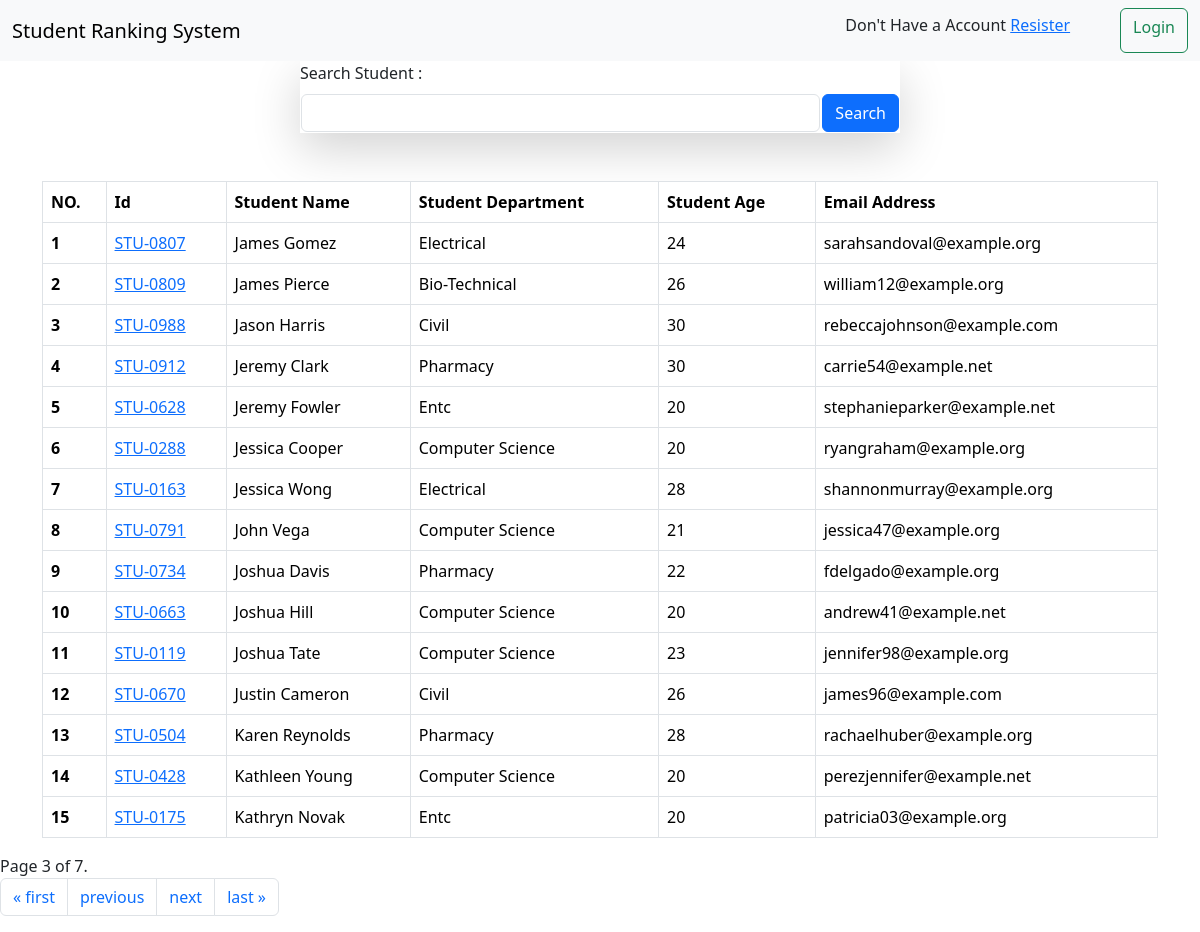
/?page=3, run on the app's committed database.
### student/models.py (models this page shows, shortened)
class Student(models.Model):  # Added missing inheritance
    department = models.ForeignKey(Department, related_name="depart", on_delete=models.CASCADE)
    student_id = models.OneToOneField(StudentID, related_name="studentid", on_delete=models.CASCADE)  # Fixed on_delete
    student_name = models.CharField(max_length=100)
    student_email = models.EmailField(unique=True)  # Fixed spelling
    student_age = models.IntegerField(default=18)
    student_address = models.CharField(max_length=100)
    class Meta:
        ordering = ['student_name']
        verbose_name = "student"  # Fixed incorrect tuple format

class StudentID(models.Model):
    student_id = models.CharField(max_length=100, unique=True)
    def __str__(self) -> str:
        return self.student_id

class Department(models.Model):
    department = models.CharField(max_length=100)
    def __str__(self) -> str:
        return self.department
    class Meta:
        ordering = ['department']

### student/views.py (the view)
# urls.py: path('', students,),
def students(request):
    queryset=  Student.objects.all()
    if request.GET.get('s-student'):
        query = request.GET.get('s-student')
        queryset= queryset.filter(Q(student_name__icontains=query) | Q(student_age__icontains=query) |
        Q(student_email__icontains=query)| Q(department__department__icontains=query))
    paginator = Paginator(queryset, 15)  # Show 25 contacts per page.
    query = request.GET.get('s-page', '')
    page_number = request.GET.get("page", query)
    page_obj = paginator.get_page(page_number)
    context = {"queryset": page_obj}  # Pass the students queryset, not query string
    return render(request, 'report/student.html', context)

### student/templates/report/student.html
{% extends 'base.html' %}
{% block head %}
    <div mx-auto col-6>
      <form class="col-6 mx-auto shadow-lg"  method="GET"   >
         <div class="mb-3 mt-0">
          <table>
            <tr>
            <label for="exampleInputEmail1" class="form-label">Search Student :</label>
            <th><input  style="margin-right: 300px;" type="text" class="form-control" name="s-student"></th>
            <th><button search="s-student" class="btn btn-primary">Search</button ></th>
            </tr>
            </table>
         </div>
      </form>
    </div>
    <div class="container mt-5">
    <table class="table table-bordered">
      <thead>
        <tr>
          <th scope="col">NO. </th>
          <th scope="col">Id </th>
          <th scope="col">Student Name</th>
          <th scope="col">Student Department</th>
          <th scope="col">Student Age</th>
          <th scope="col">Email Address</th>
        </tr>
      </thead>
      <tbody>
        {% for student in queryset %}
        <tr>
          <th>{{ forloop.counter }}</th>
          <td>
             <a href="{% url 'see_marks' student.student_id  %}">{{ student.student_id }} </a>
         </td>
          <td>{{ student.student_name }} </td>
          <td> {{ student.department }}</td>
          <td>{{ student.student_age }} </td>
          <td>{{ student.student_email }} </td>
        </tr>
        {% endfor %}
      </tbody>
    </table>
  </div>
    <nav aria-label="...">
      <span class="current">
        Page {{ queryset.number }} of {{ queryset.paginator.num_pages }}.
    </span>
        <ul class="pagination">
            {% if queryset.has_previous %}
              <li  class="page-item "> <a class="page-link" href="?page=1">&laquo; first</a></li>
              <li class="page-item "> <a class="page-link" href="?page={{ queryset.previous_page_number }}">previous</a>
            {% endif %}
            {% if queryset.has_next %}
                <li class="page-item "><a class="page-link"   href="?page={{ queryset.next_page_number }}">next</a></li>
                <li class="page-item "><a  class="page-link"  href="?page={{ queryset.paginator.num_pages }}">last &raquo;</a></li>
            {% endif %}
        </ul>
    </nav>
    {% endblock %}

### data on the page
Student: student_id "STU-0807", student_name "James Gomez", department "Electrical", student_age "24", student_email "sarahsandoval@example.org"
Student: student_id "STU-0809", student_name "James Pierce", department "Bio-Technical", student_age "26", student_email "william12@example.org"
Student: student_id "STU-0988", student_name "Jason Harris", department "Civil", student_age "30", student_email "rebeccajohnson@example.com"
Student: student_id "STU-0912", student_name "Jeremy Clark", department "Pharmacy", student_age "30", student_email "carrie54@example.net"
Student: student_id "STU-0628", student_name "Jeremy Fowler", department "Entc", student_age "20", student_email "stephanieparker@example.net"
Student: student_id "STU-0288", student_name "Jessica Cooper", department "Computer Science", student_age "20", student_email "ryangraham@example.org"
Student: student_id "STU-0163", student_name "Jessica Wong", department "Electrical", student_age "28", student_email "shannonmurray@example.org"
Student: student_id "STU-0791", student_name "John Vega", department "Computer Science", student_age "21", student_email "jessica47@example.org"
Student: student_id "STU-0734", student_name "Joshua Davis", department "Pharmacy", student_age "22", student_email "fdelgado@example.org"
Student: student_id "STU-0663", student_name "Joshua Hill", department "Computer Science", student_age "20", student_email "andrew41@example.net"
Student: student_id "STU-0119", student_name "Joshua Tate", department "Computer Science", student_age "23", student_email "jennifer98@example.org"
Student: student_id "STU-0670", student_name "Justin Cameron", department "Civil", student_age "26", student_email "james96@example.com"
Student: student_id "STU-0504", student_name "Karen Reynolds", department "Pharmacy", student_age "28", student_email "rachaelhuber@example.org"
Student: student_id "STU-0428", student_name "Kathleen Young", department "Computer Science", student_age "20", student_email "perezjennifer@example.net"
Student: student_id "STU-0175", student_name "Kathryn Novak", department "Entc", student_age "20", student_email "patricia03@example.org"

### other printed values
{{ queryset.number }} "3"
{{ queryset.paginator.num_pages }} "7"
